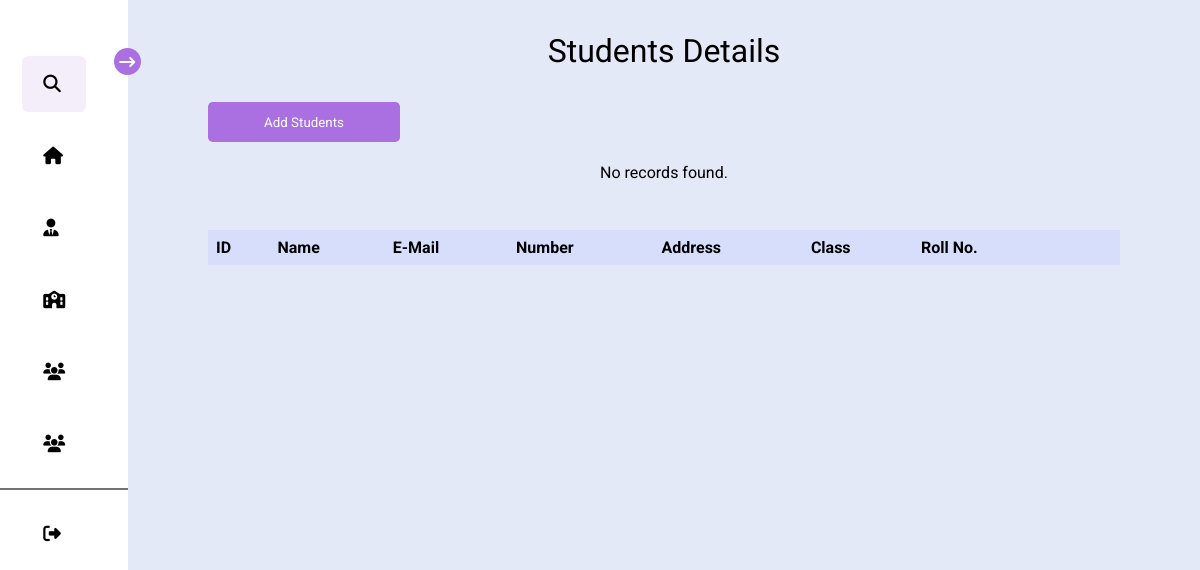
The page /students.php (signed in) on the database as committed earlier.
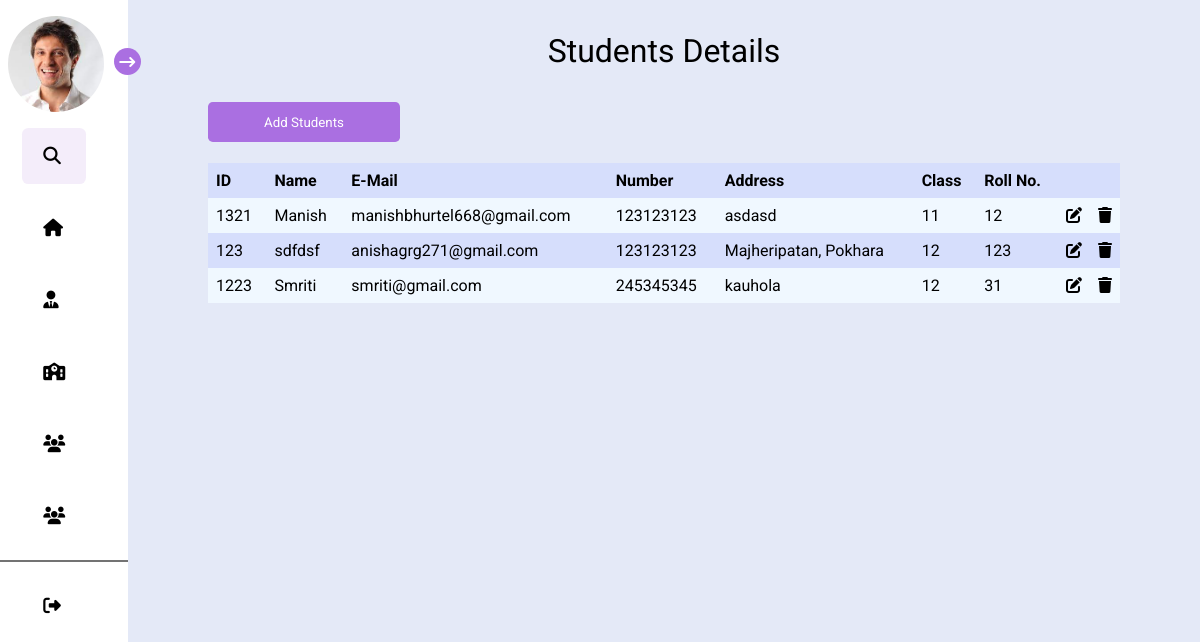
The same page on the database as committed later.
### tables this page shows
CREATE TABLE `image_details` (
  `id` int(100) NOT NULL,
  `user_image` varchar(400) NOT NULL,
  `school_image` varchar(400) NOT NULL
);

CREATE TABLE `student_details` (
  `id` int(11) NOT NULL,
  `idtext` varchar(20) NOT NULL,
  `name` varchar(100) NOT NULL,
  `email` varchar(100) NOT NULL,
  `number` int(11) NOT NULL,
  `address` varchar(40) NOT NULL,
  `class_id` int(11) NOT NULL,
  `roll` int(11) NOT NULL
);

CREATE TABLE `class` (
  `class_id` int(11) NOT NULL,
  `class_name` varchar(10) NOT NULL
);

### students.php (the view, shortened to what this page needs)
<?php
require("connect.php");
?>
<!DOCTYPE html>
<html lang="en">
<head>
    <link rel="stylesheet" href="https://cdnjs.cloudflare.com/ajax/libs/font-awesome/6.2.1/css/all.min.css"
 />
    <link rel="stylesheet" href="dashboard.css">
    <link rel="stylesheet" href="admin.css">
</head>
<body>
    <div class="mainbody">
        <div class="close slider ">
            <div class="profile">
            <?php
                $imageArr = mysqli_query($conn, "SELECT * FROM image_details");
                if(mysqli_num_rows($imageArr) > 0){
                    $image = mysqli_fetch_assoc($imageArr)['user_image'];
                    if($image){
                        echo "<img src = '$image'  class='image'>";
                    }
                }
                    ?>
                <div class="profileText">
                </div>
            </div>
            <div class="arrow">
                <i class="fa-solid fa-arrow-right-long"></i>
            </div>
            <div class="links">
                    <form action="" method="post" class="search">
                        <i class="fa-solid fa-magnifying-glass icons"></i><input type="search" placeholder="Search"
                    </form>
                <a href="dashboard.php" class="anchor1 anchortag">
                    <div class="dashboard childs">
                        <i class="fa-solid fa-house icons"></i>
                    </div>
                </a>
                <a href="admin.php" class="anchor2 anchortag">
                    <div class="notifications childs">
                        <i class="fa-solid fa-user-tie icons"></i>
                    </div>
                </a>
                <a href="class.php" class="anchor2 anchortag">
                <div class="notifications childs">
                    <i class="fa-solid fa-school icons"></i>
                    </div>
                </a>
                <a href="students.php" class="anchor3 anchortag">
                    <div class="messages childs">
                        <i class="fa-solid fa-users icons"></i>
                    </div>
                </a>
                <a href="teachers.php" class="anchor4 anchortag">
                    <div class="heart childs">
                        <i class="fa-sharp fa-solid fa-users icons"></i>
                    </div>
                </a>
                <hr>
                <a href="login.php">
                    <div class="logout childs">
                        <i class="fa-solid fa-right-from-bracket icons"></i>
                    </div>
                </a>
            </div>
        </div>
        <div class="dashboard_contents ">
            <div class="text_content">
                <p class="textC">Students Details</p>
            </div>
            <a href="addstudents.php"><button class="addstudents">Add Students</button></a>
            <div class="main main2" id="oops">
                <table>
                    <tr>
                        <th>ID</th>
                        <th>Name</th>
                        <th>E-Mail</th>
                        <th>Number</th>
                        <th>Address</th>
                        <th>Class</th>
                        <th>Roll No.</th>
                        <th></th>
                        <th></th>
                    </tr>
                    <?php
                    if($_POST){
                        $search = $_POST['search'];
                        $sql = "SELECT * FROM student_details JOIN class ON student_details.class_id = class.class_id WHERE name LIKE '%$search%' OR class_name LIKE '%$search%'";
                    }else{
                        $sql = "SELECT * FROM student_details JOIN class ON student_details.class_id = class.class_id ORDER BY name ASC";
                    }
                    $res = mysqli_query($conn, $sql);
                    if (mysqli_num_rows($res) == 0) {
                        echo "<p>No records found.</p>";
                    } else {
                        while ($row = mysqli_fetch_assoc($res)) {
                    ?>
                    <tr>
                        <td><?php echo $row['idtext']?></td>
                        <td><?php echo $row['name']?></td>
                        <td><?php echo $row['email']?></td>
                        <td><?php echo $row['number']?></td>
                        <td><?php echo $row['address']?></td>
                        <td><?php echo $row['class_name']?></td>
                        <td><?php echo $row['roll']?></td>
                        <td class="alteration"><a href="<?php echo './edit.php?id='.$row['id'] ?>"><i class="fa-solid fa-pen-to-square"></i></a></td>
                        <td class="alteration"><?php echo "<a href='functions/delete.php?id=".$row['id']."'>"; ?><i class="fa-solid fa-trash"></i></a></td>
                    </tr>
                    <?php
                        }
                    }
                        ?>
                </table>
            </div>
        </div>
    </div>
</body>
</html>

### dashboard.css (style rules this page uses)
* { margin:0; padding:0; box-sizing:border-box; font-family: 'Roboto', sans-serif; }
body { overflow-x: hidden; }
.mainbody { min-height: 100vh; background-color: #e4e9f7; width:100vw; display: flex; justify-content: space-between; }
.slider { background-color: white; min-height: 100vh; width:18.2rem; position: relative; padding-top:1rem; transition: 0.3s ease; }
.close { width:8rem; }
.slider.close .childs { width:4rem; margin-left:1.4rem; }
.slider.close .search { width:4rem; margin-left: 1.4rem; }
.slider.close .profile { padding-left: 0.5rem; }
.image { border-radius: 50%; height: 6rem; width:6rem; cursor: pointer; margin-right: 1rem; }
.arrow { background-color: rgb(170, 111, 225); border-radius: 50%; height: 1.7rem; width:1.7rem; display: flex; justify-content: center; align-items: center; cursor: pointer; position: absolute; right:-0.8rem; top:3rem; }
a { text-decoration: none; color:black !important; }
.fa-arrow-right-long { font-size: 1rem; color:white; }
.profile { display: flex; padding-left: 2rem; align-items: center; width:18rem; }
.search , .notifications , .dashboard , .messages , .heart , .logout , .coins { height: 3.5rem; margin: 1rem; display: flex; border-radius: 0.4rem; width:16rem; cursor: pointer; display: flex; align-items: center; padding-left: 0.5rem; font-size: 1.1rem; }
.childs { transition: 0.15s ease; }
.slider.close .icons { margin-left: 0.8rem; }
.search { background-color: rgb(244, 237, 250); transition: 0.3s ease; }
hr { border: 0.5px solid rgb(115, 115, 115); background-color: rgb(105, 105, 105); }
.dashboard_contents { min-height: 70vh; width:100vw; }
.textC { font-size: 2rem; }
.text_content { text-align: center; padding-top: 2.5rem; }
.main { width:100%; padding-top: 2.5rem; display: flex; justify-content: center; flex-wrap: wrap; align-items: flex-start; }

### admin.css (style rules this page uses)
.main2 { padding:5rem 5rem 0 5rem; display: flex; gap:3rem; flex-wrap: wrap; }
.text_content { padding-top: 2rem; }
table { font-family: arial, sans-serif; border-collapse: collapse; width: 100%; }
td, th { text-align: left; padding: 8px; }
tr:nth-child(even) { background-color: aliceblue; }
tr:nth-child(odd) { background-color: rgb(214, 222, 252); }
.alteration { width:1rem; cursor: pointer; }
.addstudents { border:none; outline:none; border-radius: 0.3rem; background-color: rgb(170, 111, 225); color:white; height: 2.5rem; width:12rem; cursor: pointer; margin-left: 5rem; margin-top: 2rem; }
.main2 { padding-top: 1.3rem; }

Rows that differ between the two databases and show on the page:
added image_details: user_image (placeholder picture)
added student_details: idtext "1321", name "Manish", email "manishbhurtel668@gmail.com", number "123123123", address "asdasd", class.class_name "11", roll "12"
added student_details: idtext "123", name "sdfdsf", email "anishagrg271@gmail.com", number "123123123", address "Majheripatan, Pokhara", class.class_name "12", roll "123"
added student_details: idtext "1223", name "Smriti", email "smriti@gmail.com", number "245345345", address "kauhola", class.class_name "12", roll "31"
Other text that changed with them:
text no longer shown: "No records found."
